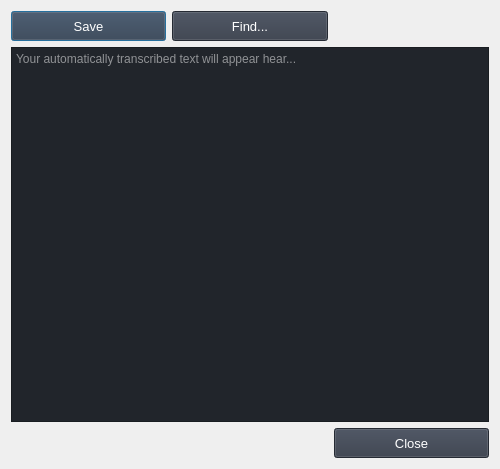
<?xml version="1.0" encoding="UTF-8"?>
<ui version="4.0">
 <class>TranscribeEditor</class>
 <widget class="QDialog" name="TranscribeEditor">
  <property name="geometry">
   <rect>
    <x>0</x>
    <y>0</y>
    <width>500</width>
    <height>469</height>
   </rect>
  </property>
  <property name="windowTitle">
   <string>Edit Transcript</string>
  </property>
  <property name="styleSheet">
   <string notr="true">color: white;</string>
  </property>
  <layout class="QGridLayout" name="gridLayout">
   <item row="2" column="0" colspan="3">
    <widget class="QTextEdit" name="edit_transcribed_text_edit">
     <property name="enabled">
      <bool>true</bool>
     </property>
     <property name="minimumSize">
      <size>
       <width>200</width>
       <height>200</height>
      </size>
     </property>
     <property name="styleSheet">
      <string notr="true">background-color: rgb(33, 37, 43);</string>
     </property>
     <property name="placeholderText">
      <string>Your automatically transcribed text will appear hear...</string>
     </property>
    </widget>
   </item>
   <item row="1" column="0">
    <widget class="QPushButton" name="save_transcript_btn">
     <property name="sizePolicy">
      <sizepolicy hsizetype="Preferred" vsizetype="Preferred">
       <horstretch>0</horstretch>
       <verstretch>0</verstretch>
      </sizepolicy>
     </property>
     <property name="minimumSize">
      <size>
       <width>100</width>
       <height>30</height>
      </size>
     </property>
     <property name="font">
      <font>
       <family>Segoe UI</family>
       <pointsize>10</pointsize>
       <weight>50</weight>
       <italic>false</italic>
       <bold>false</bold>
      </font>
     </property>
     <property name="cursor">
      <cursorShape>PointingHandCursor</cursorShape>
     </property>
     <property name="styleSheet">
      <string notr="true">background-color: rgb(52, 59, 72);
padding: 0 10px;</string>
     </property>
     <property name="text">
      <string>Save</string>
     </property>
     <property name="icon">
      <iconset>
       <normalon>:/icons/images/icons/cil-save.png</normalon>
      </iconset>
     </property>
    </widget>
   </item>
   <item row="3" column="2">
    <widget class="QPushButton" name="close_transcript_dialog">
     <property name="sizePolicy">
      <sizepolicy hsizetype="Preferred" vsizetype="Preferred">
       <horstretch>0</horstretch>
       <verstretch>0</verstretch>
      </sizepolicy>
     </property>
     <property name="minimumSize">
      <size>
       <width>100</width>
       <height>30</height>
      </size>
     </property>
     <property name="font">
      <font>
       <family>Segoe UI</family>
       <pointsize>10</pointsize>
       <weight>50</weight>
       <italic>false</italic>
       <bold>false</bold>
      </font>
     </property>
     <property name="cursor">
      <cursorShape>PointingHandCursor</cursorShape>
     </property>
     <property name="styleSheet">
      <string notr="true">background-color: rgb(52, 59, 72);
padding: 0 10px;</string>
     </property>
     <property name="text">
      <string>Close</string>
     </property>
    </widget>
   </item>
   <item row="1" column="1">
    <widget class="QPushButton" name="find_in_transcript_btn">
     <property name="sizePolicy">
      <sizepolicy hsizetype="Preferred" vsizetype="Preferred">
       <horstretch>0</horstretch>
       <verstretch>0</verstretch>
      </sizepolicy>
     </property>
     <property name="minimumSize">
      <size>
       <width>100</width>
       <height>30</height>
      </size>
     </property>
     <property name="font">
      <font>
       <family>Segoe UI</family>
       <pointsize>10</pointsize>
       <weight>50</weight>
       <italic>false</italic>
       <bold>false</bold>
      </font>
     </property>
     <property name="cursor">
      <cursorShape>PointingHandCursor</cursorShape>
     </property>
     <property name="styleSheet">
      <string notr="true">background-color: rgb(52, 59, 72);
padding: 0 10px;</string>
     </property>
     <property name="text">
      <string>Find...</string>
     </property>
     <property name="icon">
      <iconset>
       <normalon>:/icons/images/icons/cil-find-in-page.png</normalon>
      </iconset>
     </property>
    </widget>
   </item>
  </layout>
 </widget>
 <resources>
  <include location="resources.qrc"/>
 </resources>
 <connections/>
</ui>
